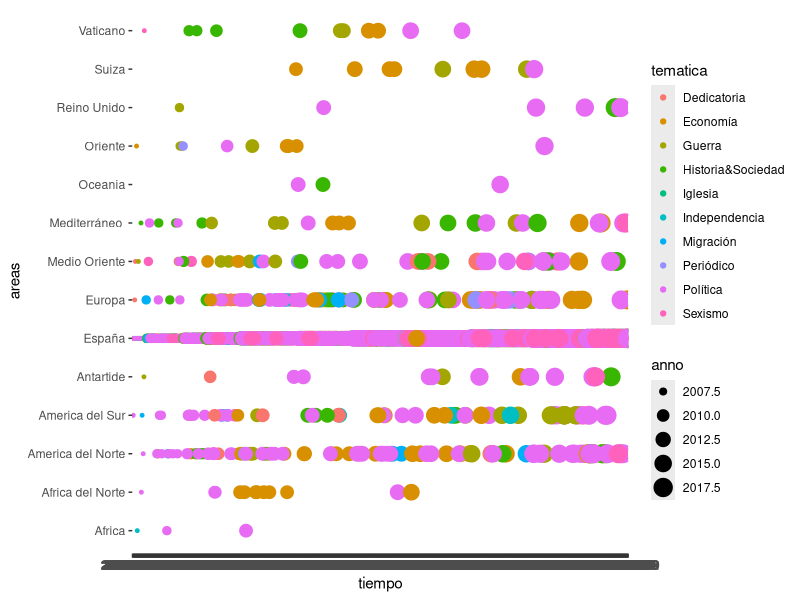

Write the R code that produced this figure.
# install.packages("tidyverse")
# install.packages("ggplot2")

library(tidyverse)
library(ggplot2)

cronologia <- read.csv("data/eneko.csv")

ggplot(filter(cronologia, tematica %in% c("Dedicatoria", 
                                          "Ecología", 
                                          "Economía",
                                          "Historia&Sociedad",
                                          "Iglesia",
                                          "Independencia",
                                          "Migración",
                                          "Sexismo",
                                          "Política",
                                          "Periódico",
                                          "Guerra")),
       aes(x=tiempo,
           y=areas,
           color=tematica,
           size=anno,
           fillopacity=0.9))+
  geom_point()

